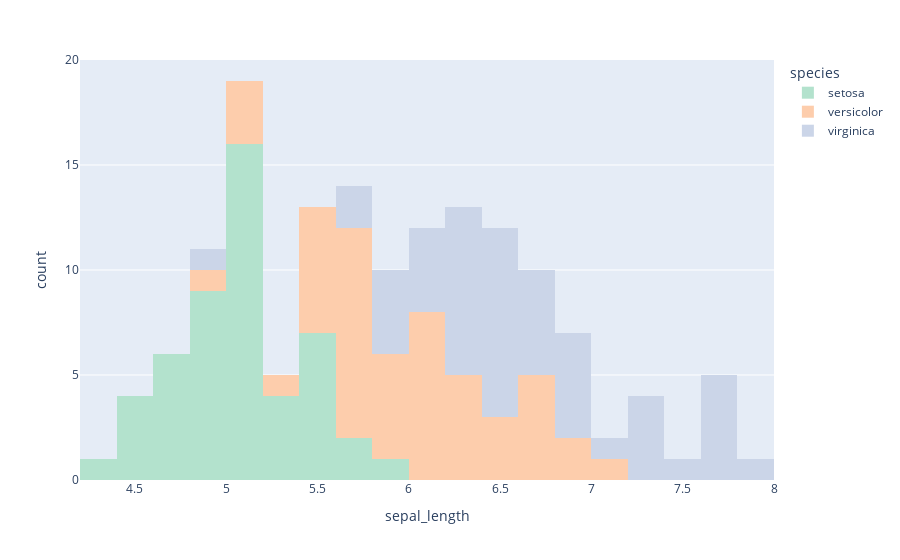

Notebook code cell kept with this figure:
### Code cell
#sns.histplot(data=df, x="sepal_length", hue="species", bins=20);
px.histogram(df, x="sepal_length", 
             color="species", 
             nbins=20,
             color_discrete_sequence=px.colors.qualitative.Pastel2)

### Figure 1 — Plotly figure (JSON) as saved in the notebook; plotly's stock layout.template omitted (floating-point values rounded to 4 significant figures)
{"data": [{"bingroup": "x", "hovertemplate": "species=setosa<br>sepal_length=%{x}<br>count=%{y}<extra></extra>", "legendgroup": "setosa", "marker": {"color": "rgb(179,226,205)", "pattern": {"shape": ""}}, "name": "setosa", "nbinsx": 20, "orientation": "v", "showlegend": true, "type": "histogram", "x": [5.1, 4.9, 4.7, 4.6, 5.0, 5.4, 4.6, 5.0, 4.4, 4.9, 5.4, 4.8, 4.8, 4.3, 5.8, 5.7, 5.4, 5.1, 5.7, 5.1, 5.4, 5.1, 4.6, 5.1, 4.8, 5.0, 5.0, 5.2, 5.2, 4.7, 4.8, 5.4, 5.2, 5.5, 4.9, 5.0, 5.5, 4.9, 4.4, 5.1, 5.0, 4.5, 4.4, 5.0, 5.1, 4.8, 5.1, 4.6, 5.3, 5.0], "xaxis": "x", "yaxis": "y"}, {"bingroup": "x", "hovertemplate": "species=versicolor<br>sepal_length=%{x}<br>count=%{y}<extra></extra>", "legendgroup": "versicolor", "marker": {"color": "rgb(253,205,172)", "pattern": {"shape": ""}}, "name": "versicolor", "nbinsx": 20, "orientation": "v", "showlegend": true, "type": "histogram", "x": [7.0, 6.4, 6.9, 5.5, 6.5, 5.7, 6.3, 4.9, 6.6, 5.2, 5.0, 5.9, 6.0, 6.1, 5.6, 6.7, 5.6, 5.8, 6.2, 5.6, 5.9, 6.1, 6.3, 6.1, 6.4, 6.6, 6.8, 6.7, 6.0, 5.7, 5.5, 5.5, 5.8, 6.0, 5.4, 6.0, 6.7, 6.3, 5.6, 5.5, 5.5, 6.1, 5.8, 5.0, 5.6, 5.7, 5.7, 6.2, 5.1, 5.7], "xaxis": "x", "yaxis": "y"}, {"bingroup": "x", "hovertemplate": "species=virginica<br>sepal_length=%{x}<br>count=%{y}<extra></extra>", "legendgroup": "virginica", "marker": {"color": "rgb(203,213,232)", "pattern": {"shape": ""}}, "name": "virginica", "nbinsx": 20, "orientation": "v", "showlegend": true, "type": "histogram", "x": [6.3, 5.8, 7.1, 6.3, 6.5, 7.6, 4.9, 7.3, 6.7, 7.2, 6.5, 6.4, 6.8, 5.7, 5.8, 6.4, 6.5, 7.7, 7.7, 6.0, 6.9, 5.6, 7.7, 6.3, 6.7, 7.2, 6.2, 6.1, 6.4, 7.2, 7.4, 7.9, 6.4, 6.3, 6.1, 7.7, 6.3, 6.4, 6.0, 6.9, 6.7, 6.9, 5.8, 6.8, 6.7, 6.7, 6.3, 6.5, 6.2, 5.9], "xaxis": "x", "yaxis": "y"}], "layout": {"barmode": "relative", "legend": {"title": {"text": "species"}, "tracegroupgap": 0}, "margin": {"t": 60}, "xaxis": {"anchor": "y", "domain": [0, 1], "title": {"text": "sepal_length"}}, "yaxis": {"anchor": "x", "domain": [0, 1], "title": {"text": "count"}}}}
